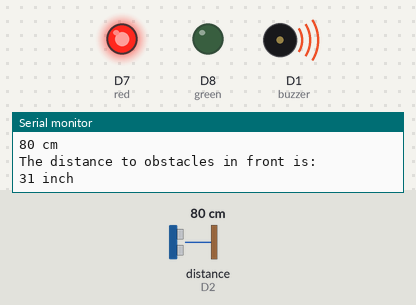
Simulated run of this sketch. Board: ESP8266 (NodeMCU). On the bench: output pins drawn as LEDs (lit = HIGH), buzzer (waves = sounding, pin HIGH), the last lines printed to the serial monitor. The test bench sets the inputs (shaded band); at power-on: distance to the obstacle (sensor on D2) 80 cm. WiFi joins after 1.5 s; servers stay silent unless stated; no MQTT or app messages arrive unless stated.

Above: at 2.7 s.
2.8 s: distance to the obstacle (sensor on D2) set to 6 cm
4.3 s: distance to the obstacle (sensor on D2) set to 3 cm
At 4.9 s:
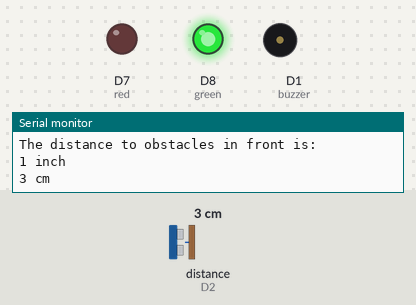
6.1 s: distance to the obstacle (sensor on D2) set to 9 cm
At 7.8 s:
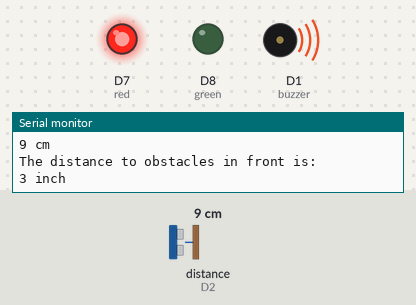
8.1 s: distance to the obstacle (sensor on D2) set to 2 cm
At 9.9 s:
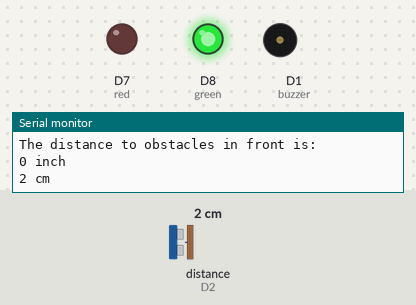
Timing chart, 0 to 11.1 s (numbered marks = the images above; inputs shaded):
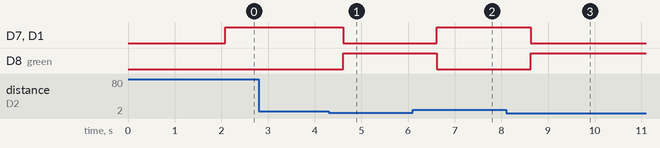

Measured:
- the behaviour switches between 5 and 4 cm on distance to the obstacle (sensor on D2) (found by bisection; images 0 and 1)
- after the input at 4.3 s, D7 (red), D1 (buzzer): HIGH → LOW after 0.31 s; D8 (green): LOW → HIGH after 0.31 s
- after the input at 6.1 s, D7 (red), D1 (buzzer): LOW → HIGH after 0.52 s; D8 (green): HIGH → LOW after 0.52 s
- after the input at 8.1 s, D7 (red), D1 (buzzer): HIGH → LOW after 0.53 s; D8 (green): LOW → HIGH after 0.53 s

The sketch:

ProjectUltrasonic2.ino
```cpp
#include "Ultrasonic.h"
#define green D8
#define red D7
Ultrasonic ultrasonic(4);
#define buzzer  5
#include <ESP8266WiFi.h>
#include <PubSubClient.h>
const char* ssid = "IOT02"; // แก้ ssid
const char* password = "0123456789"; // แก้ password
const char * topic = "/fah"; // topic ชื่อ /server
#define mqtt_server "m14.cloudmqtt.com" // server
#define mqtt_port 18245   // เลข port
#define mqtt_user "kqmmwksc" // user
#define mqtt_password "yggTyMXv5Wun" // password
WiFiClient espClient;
PubSubClient client(espClient);

void setup()
{
  Serial.begin(9600);
  pinMode(red, OUTPUT);
  pinMode(green, OUTPUT);
  pinMode(buzzer, OUTPUT);
  delay(10);
  Serial.println();
  Serial.print("Connecting to ");
  Serial.println(ssid);
  WiFi.begin(ssid, password);
  while (WiFi.status() != WL_CONNECTED) {
    delay(500);
    Serial.print(".");
  }
  Serial.println("");
  Serial.println("WiFi connected");
  Serial.println("IP address: ");
  Serial.println(WiFi.localIP());
  // จบการเชื่อมต่อ network

  client.setServer(mqtt_server, mqtt_port); // เชื่อมต่อ mqtt server
}
void loop() {
  if (!client.connected()) {
    Serial.print("MQTT connecting...");
    if (client.connect("ESP8266Client", mqtt_user, mqtt_password)) { // ถ้าเชื่อมต่อ mqtt สำเร็จ
      client.subscribe(topic); // ชื่อ topic ที่ต้องการติดตาม
      Serial.println("connected");
    }
    // ในกรณีเชื่อมต่อ mqtt ไม่สำเร็จ
    else {
      Serial.print("failed, rc=");
      Serial.print(client.state());
      Serial.println(" try again in 5 seconds");
      delay(5000); // หน่วงเวลา 5 วินาที แล้วลองใหม่
      return;
    }
  }

  long RangeInInches;
  long RangeInCentimeters;

  Serial.println("The distance to obstacles in front is: ");
  RangeInInches = ultrasonic.MeasureInInches();
  Serial.print(RangeInInches);//0~157 inches
  Serial.println(" inch");
  delay(250);

  RangeInCentimeters = ultrasonic.MeasureInCentimeters(); // two measurements should keep an interval
  Serial.print(RangeInCentimeters);//0~400cm
  Serial.println(" cm");
  delay(250);

  if (RangeInCentimeters >= 5) {
    digitalWrite(red, HIGH);
    digitalWrite(green, LOW);
    digitalWrite(buzzer , HIGH);
    char b2[50] = "{\"room\":\"room\",\"status\":\"Danger\"}";
    client.publish("room/status", b2);
  }
  else {
    digitalWrite(red, LOW);
    digitalWrite(green, HIGH);
    digitalWrite(buzzer , LOW);
  }

}
```
